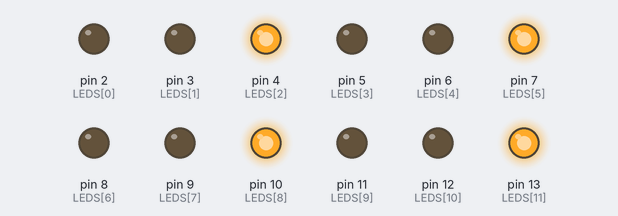
The sketch below on a simulated Arduino Uno, built with avr-gcc and run on an emulated ATmega328P. On the bench: output pins drawn as LEDs (lit = HIGH). What the sketch prints to the serial monitor is not drawn.

Above: at 0.05 s.
At 1.45 s:
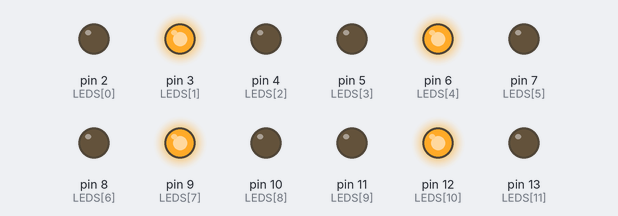
At 2.85 s:
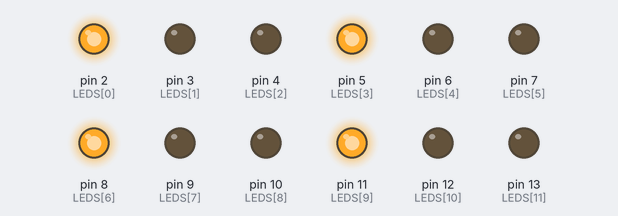
Timing chart, 0 to 3.1 s (numbered marks = the images above):
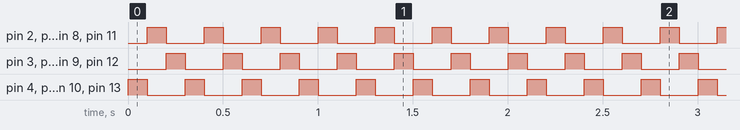

The sketch:

strip_test.ino
```cpp
/* LED Strip Madness
Author: Carlos Chinchilla
November 2013
*/

int LEDS[] = {2,3,4,5,6,7,8,9,10,11,12,13};// R1,G1,B1, ..., RN,GN,BN
int RED_LEDS[] = {2,5,8,11};
int GREEN_LEDS[] = {3,6,9,12};
int BLUE_LEDS[] = {4,7,10,13};
int NUM_LEDS = sizeof(LEDS)/sizeof(LEDS[0]);
int NUM_RED_LEDS = sizeof(RED_LEDS)/sizeof(RED_LEDS[0]);
int NUM_GREEN_LEDS = sizeof(GREEN_LEDS)/sizeof(GREEN_LEDS[0]);
int NUM_BLUE_LEDS = sizeof(BLUE_LEDS)/sizeof(BLUE_LEDS[0]);

// PING
const int pingFront = 14;// Same pin is used to write and read the signal
const int pinTrigger = 15;// write signal
const int pinEcho = 16; // receive signal

long getDuration(int pinTrigger, int pinEcho){
  long duration;

  digitalWrite(pinTrigger, LOW);
  delayMicroseconds(2);
  digitalWrite(pinTrigger, HIGH);
  delayMicroseconds(5);
  digitalWrite(pinTrigger, LOW);
  duration = pulseIn(pinEcho,HIGH);
  //digitalWrite(pinEcho, LOW);
  return duration;
}

long getDuration(int pingPin){
  long duration;

  pinMode(pingPin,OUTPUT); //send signal
  digitalWrite(pingPin, LOW);
  delayMicroseconds(2);
  digitalWrite(pingPin, HIGH);
  delayMicroseconds(5);
  digitalWrite(pingPin, LOW);

  pinMode(pingPin,INPUT); // read signal
  duration = pulseIn(pingPin,HIGH)+0.0;

  return duration;
}


// BASICS
void groupAnalogWrite(const int *leds,int num_leds, int value){
  for(int l=0; l < num_leds;l++){
    analogWrite(leds[l], value);
  }
}

void all_off(){
  for(int i =0; i < NUM_LEDS; i++){
    analogWrite(LEDS[i],0);
  }
}

void all_on(){
  for(int i =0; i < NUM_LEDS; i++){
    analogWrite(LEDS[i],255);
  }
}

void color_on(int* leds, int num_leds){
  groupAnalogWrite(leds,num_leds,255);
}

void color_off(int* leds, int num_leds){
  groupAnalogWrite(leds,num_leds,0);
}


void one_on_all_off(int led){
  all_off();
  analogWrite(led,255);
}

void one_off_all_on(int led){
  all_on();
  analogWrite(led,0);
}

void rgb(int red, int green, int blue){
  groupAnalogWrite(RED_LEDS, NUM_RED_LEDS, red);
  groupAnalogWrite(GREEN_LEDS, NUM_GREEN_LEDS, green);
  groupAnalogWrite(BLUE_LEDS, NUM_BLUE_LEDS, blue);
}

// EFFECTS

void fade_all(int time_on=10, int time_off=10)  {
 // Requires enough current to drive all LEDs
  all_off();
// FADE IN
  for(int fadeValue = 0 ; fadeValue <= 255; fadeValue +=5) {
    groupAnalogWrite(BLUE_LEDS, NUM_BLUE_LEDS, fadeValue);
//    delay(time_on);
    for(int  fadeValue = 0 ; fadeValue <= 255; fadeValue +=5) {
      groupAnalogWrite(RED_LEDS, NUM_RED_LEDS, fadeValue);
//      delay(time_on);
      for(int  fadeValue = 0 ; fadeValue <= 255; fadeValue +=5) {
        groupAnalogWrite(GREEN_LEDS, NUM_GREEN_LEDS, fadeValue);
         delay(time_on);
      }
    }
  }

// FADE OUT
  for(int fadeValue = 0 ; fadeValue <= 255; fadeValue -=5) {
    groupAnalogWrite(BLUE_LEDS, NUM_BLUE_LEDS, fadeValue);
//    delay(time_off);
    for(int  fadeValue = 0 ; fadeValue <= 255; fadeValue -=5) {
      groupAnalogWrite(RED_LEDS, NUM_RED_LEDS, fadeValue);
//      delay(time_off);
      for(int  fadeValue = 0 ; fadeValue <= 255; fadeValue -=5) {
        groupAnalogWrite(GREEN_LEDS, NUM_GREEN_LEDS, fadeValue);
         delay(time_off);
      }
    }
  }
}

void flash_each_strip_each_color(int time_on=10, int time_off=0){
  // When wait_time is very small, the eye sees the 3 colors at the same time
  for(int i =0; i < NUM_LEDS; i++){
    analogWrite(LEDS[i],255);
    delay(time_on);
    analogWrite(LEDS[i],0);
    delay(time_off);
  }
}

void flash_all_strips_each_color(int time_on=100, int time_off=0){
  color_on(BLUE_LEDS, NUM_BLUE_LEDS);
  delay(time_on);
  color_off(BLUE_LEDS, NUM_BLUE_LEDS);
  delay(time_off);
  color_on(RED_LEDS, NUM_RED_LEDS);
  delay(time_on);
  color_off(RED_LEDS, NUM_RED_LEDS);
  delay(time_off);
  color_on(GREEN_LEDS, NUM_GREEN_LEDS);
  delay(time_on);
  color_off(GREEN_LEDS, NUM_GREEN_LEDS);
  delay(time_off);
}

void flash_and_bar(int time_on=200){
  for(int f = 0; f< NUM_LEDS; f++){
    flash_each_strip_each_color();
    one_on_all_off(LEDS[f]);
    delay(time_on);
  }
}


// ARDUINO FUNCTIONS
void setup()  {
  Serial.begin(9600);
  pinMode(pinTrigger,OUTPUT);
  pinMode(pinEcho, INPUT);
  Serial.println("Parallax Ping\t\tChinese Ping");

}

void loop() {
//  rgb();
  flash_all_strips_each_color();
//  flash_each_strip_each_color();
//  flash_and_bar();
/*
  long inches1, inches2;

  inches1 = getDuration(pingFront);//microsecondsToInches(getDuration(pingFront));
//  cm1 = microsecondsToCentimeters(getDuration(pingFront));
  inches2 = getDuration(pinTrigger, pinEcho);//microsecondsToInches(getDuration(pinTrigger, pinEcho));
//  cm2 = microsecondsToCentimeters(getDuration(pinTrigger, pinEcho));

  Serial.print(inches1);
  Serial.print("\t\t");
  Serial.println(inches2);
  flash_all_strips_each_color(map(inches1,0,1000,0,255),100);
  //delay(100);
 */
}
```

Measured:
- by itself, pin 2 (LEDS[0]), pin 3 (LEDS[1]), pin 4 (LEDS[2]), pin 5 (LEDS[3]), pin 6 (LEDS[4]), pin 7 (LEDS[5]), pin 8 (LEDS[6]), pin 9 (LEDS[7]), pin 10 (LEDS[8]), pin 11 (LEDS[9]), pin 12 (LEDS[10]), pin 13 (LEDS[11]): alternates HIGH for 0.10 s and LOW for 0.20 s
